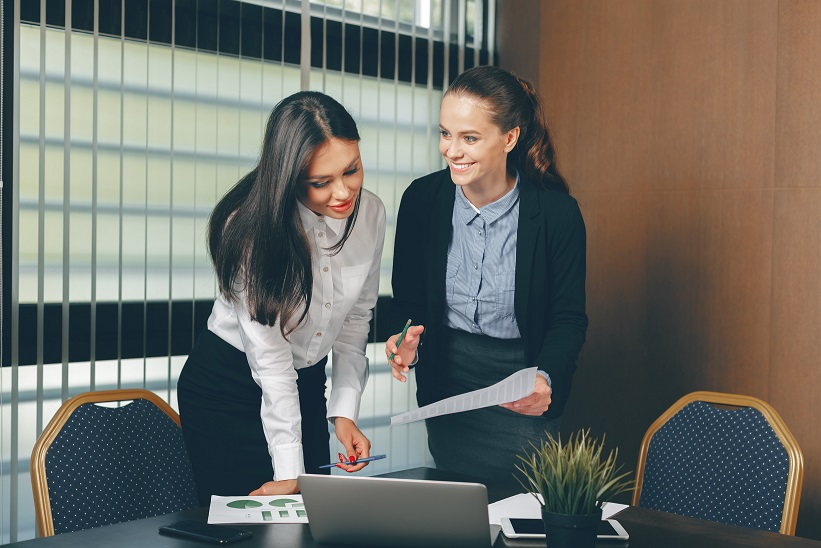
#> input picture OD_BP_O1/images/women-looking-financial-documents.jpg, 821 x 548 px
$ jupyter execute --allow-errors OD_BP_01_Yolo_Object_Detection_Image.ipynb
#> lines starting #> are read from the running program, lines starting #| are printed output that depends on the picture
## Importing Libraries

Detecting Objects on Image with OpenCV deep learning library:

Algorithm:\
Reading RGB image --> Getting Blob --> Loading YOLO v3 Network -->
Implementing Forward Pass --> Getting Bounding Boxes -->
Non-maximum Suppression --> Drawing Bounding Boxes with Labels

[cell 1]
import numpy as np
import cv2
import time


image_BGR = cv2.imread('images/women-looking-financial-documents.jpg')
#> image_BGR is the input picture: shape (548, 821, 3); mean B, G, R 102.4, 108.6, 108.5

# Showing Original Image
# Giving name to the window with Original Image
# And specifying that window is resizable
cv2.namedWindow('Original Image', cv2.WINDOW_NORMAL)
#'cv2.imshow' takes images in BGR format
cv2.imshow('Original Image', image_BGR)
# Waiting for any key being pressed
cv2.waitKey(0)
# Destroying opened window with name 'Original Image'
cv2.destroyWindow('Original Image')
# # Check point
# # Showing image shape
print('Image shape:', image_BGR.shape)  # tuple of (511, 767, 3)
#| Image shape: (548, 821, 3)

# Getting spatial dimension of input image
h, w = image_BGR.shape[:2]  # Slicing from tuple only first two elements
#> h = 548; w = 821

# # Check point
# # Showing height an width of image
print('Image height={0} and width={1}'.format(h, w))  # 511 767
#| Image height=548 and width=821

"""
End of:
Reading input image
"""


"""
Start of:
Getting blob from input image
"""

# Getting blob from input image
# The 'cv2.dnn.blobFromImage' function returns 4-dimensional blob
# from input image after mean subtraction, normalizing, and RB channels swapping
# Resulted shape has number of images, number of channels, width and height
# E.G.:
# blob = cv2.dnn.blobFromImage(image, scalefactor=1.0, size, mean, swapRB=True)
blob = cv2.dnn.blobFromImage(image_BGR, 1 / 255.0, (416, 416),
                             swapRB=True, crop=False)

# Check point
print('Image shape:', image_BGR.shape)  # (511, 767, 3)
#| Image shape: (548, 821, 3)
print('Blob shape:', blob.shape)  # (1, 3, 416, 416)
#| Blob shape: (1, 3, 416, 416)

# Check point
# Showing blob image in OpenCV window
# Slicing blob image and transposing to make channels come at the end
blob_to_show = blob[0, :, :, :].transpose(1, 2, 0)
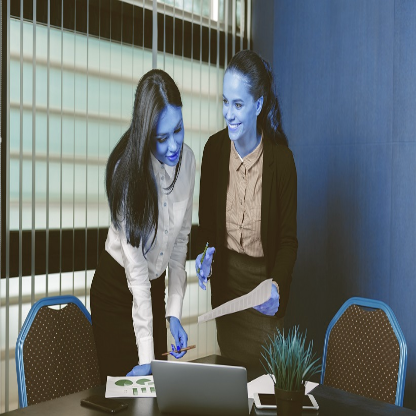
#> blob_to_show: shape (416, 416, 3) float32; mean of channels 0, 1, 2 0.425, 0.425, 0.401; drawn as B, G, R
print(blob_to_show.shape)  # (416, 416, 3)
#| (416, 416, 3)
# Showing Blob Image
# Giving name to the window with Blob Image
# And specifying that window is resizable
cv2.namedWindow('Blob Image', cv2.WINDOW_NORMAL)
# Pay attention! 'cv2.imshow' takes images in BGR format
# Consequently, we DO need to convert image from RGB to BGR firstly
# Because we have our blob in RGB format
cv2.imshow('Blob Image', cv2.cvtColor(blob_to_show, cv2.COLOR_RGB2BGR))
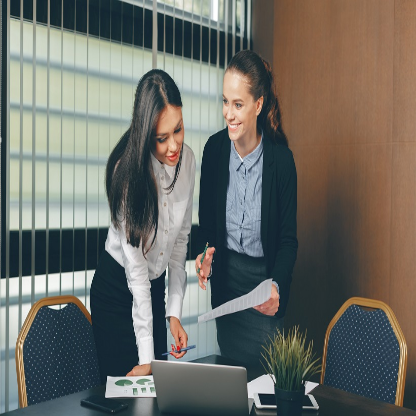
#> window 'Blob Image': shape (416, 416, 3) float32; mean B, G, R 0.401, 0.425, 0.425
# Waiting for any key being pressed
cv2.waitKey(0)
# Destroying opened window with name 'Blob Image'
cv2.destroyWindow('Blob Image')

"""
End of:
Getting blob from input image
"""


"""
Start of:
Loading YOLO v3 network
"""

# Loading COCO class labels from file
# Opening file

#> (the rest of this cell did not finish here and is left out)

$ run again, with OD_BP_O1/images/woman-working-in-the-office.jpg copied over OD_BP_O1/images/women-looking-financial-documents.jpg
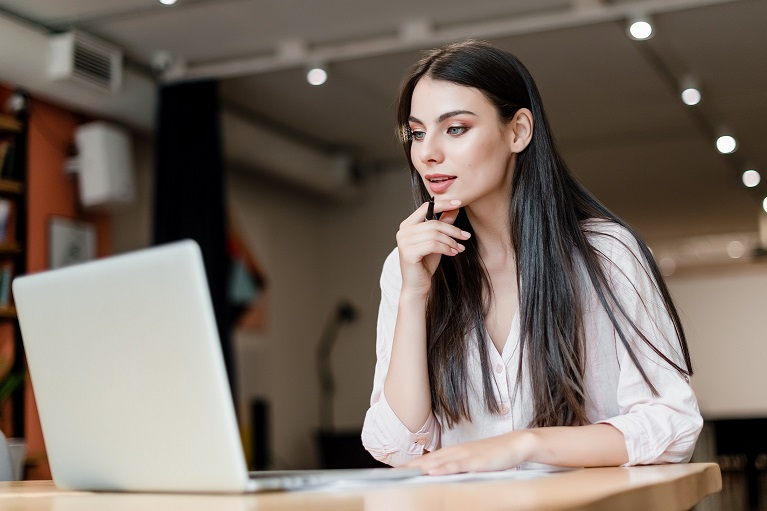
#> input picture OD_BP_O1/images/woman-working-in-the-office.jpg, 767 x 511 px
#> image_BGR is the input picture: shape (511, 767, 3); mean B, G, R 99.5, 108.8, 120.7
#| Image shape: (511, 767, 3)
#| Image height=511 and width=767
#| Image shape: (511, 767, 3)
#| Blob shape: (1, 3, 416, 416)
#> `blob_to_show = blob[0, :, :, :].transpose(1, 2, 0)`:
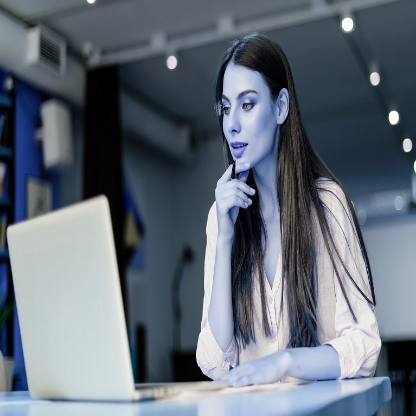
#> blob_to_show: shape (416, 416, 3) float32; mean of channels 0, 1, 2 0.473, 0.426, 0.39; drawn as B, G, R
#| (416, 416, 3)
#> `cv2.imshow('Blob Image', cv2.cvtColor(blob_to_show, cv2.COLOR_RGB2BGR))`:
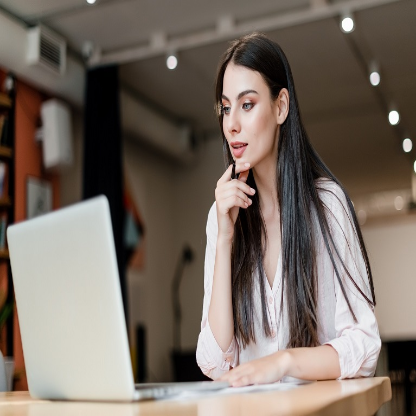
#> window 'Blob Image': shape (416, 416, 3) float32; mean B, G, R 0.39, 0.426, 0.473
